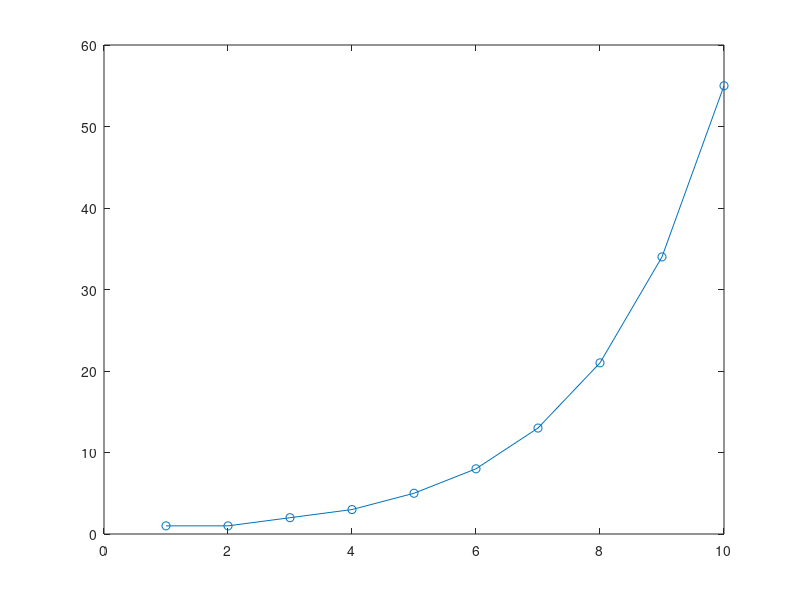

Source code (MATLAB):
% Fibonacci rabbit example
% 2/22/2023
tmax = 10;   % specify final time

n0 = 1;     % specify initial population
n1 = 1;

n = zeros(1,tmax);
n(1,1) = n0;
n(1,2) = n1;
for i=3:tmax,
    n(1,i) = n(1,i-2) + n(1,i-1);
end;

figure(1); plot(n,'o-'); % open figure window & plot solution
